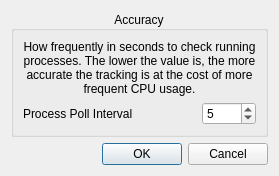
<?xml version="1.0" encoding="UTF-8"?>
<ui version="4.0">
 <class>Options</class>
 <widget class="QWidget" name="Options">
  <property name="windowModality">
   <enum>Qt::ApplicationModal</enum>
  </property>
  <property name="geometry">
   <rect>
    <x>0</x>
    <y>0</y>
    <width>279</width>
    <height>176</height>
   </rect>
  </property>
  <property name="windowTitle">
   <string>Options</string>
  </property>
  <property name="windowIcon">
   <iconset resource="../resources.qrc">
    <normaloff>:/options-icon.svg</normaloff>:/options-icon.svg</iconset>
  </property>
  <layout class="QVBoxLayout" name="verticalLayout">
   <item>
    <widget class="QGroupBox" name="groupBox">
     <property name="title">
      <string>Accuracy</string>
     </property>
     <property name="alignment">
      <set>Qt::AlignCenter</set>
     </property>
     <layout class="QVBoxLayout" name="verticalLayout_2">
      <item>
       <widget class="QLabel" name="label_3">
        <property name="text">
         <string>How frequently in seconds to check running processes. The lower the value is, the more accurate the tracking is at the cost of more frequent CPU usage.</string>
        </property>
        <property name="alignment">
         <set>Qt::AlignCenter</set>
        </property>
        <property name="wordWrap">
         <bool>true</bool>
        </property>
       </widget>
      </item>
      <item>
       <layout class="QHBoxLayout" name="horizontalLayout">
        <item>
         <widget class="QLabel" name="label">
          <property name="text">
           <string>Process Poll Interval</string>
          </property>
         </widget>
        </item>
        <item>
         <spacer name="horizontalSpacer">
          <property name="orientation">
           <enum>Qt::Horizontal</enum>
          </property>
          <property name="sizeHint" stdset="0">
           <size>
            <width>40</width>
            <height>20</height>
           </size>
          </property>
         </spacer>
        </item>
        <item>
         <widget class="QSpinBox" name="processPollIntervalSpinBox">
          <property name="cursor">
           <cursorShape>PointingHandCursor</cursorShape>
          </property>
          <property name="minimum">
           <number>1</number>
          </property>
          <property name="maximum">
           <number>3000</number>
          </property>
          <property name="value">
           <number>5</number>
          </property>
         </widget>
        </item>
       </layout>
      </item>
     </layout>
    </widget>
   </item>
   <item>
    <widget class="QDialogButtonBox" name="confirmBox">
     <property name="cursor">
      <cursorShape>PointingHandCursor</cursorShape>
     </property>
     <property name="standardButtons">
      <set>QDialogButtonBox::Cancel|QDialogButtonBox::Ok</set>
     </property>
    </widget>
   </item>
  </layout>
 </widget>
 <resources>
  <include location="../resources.qrc"/>
 </resources>
 <connections/>
</ui>
